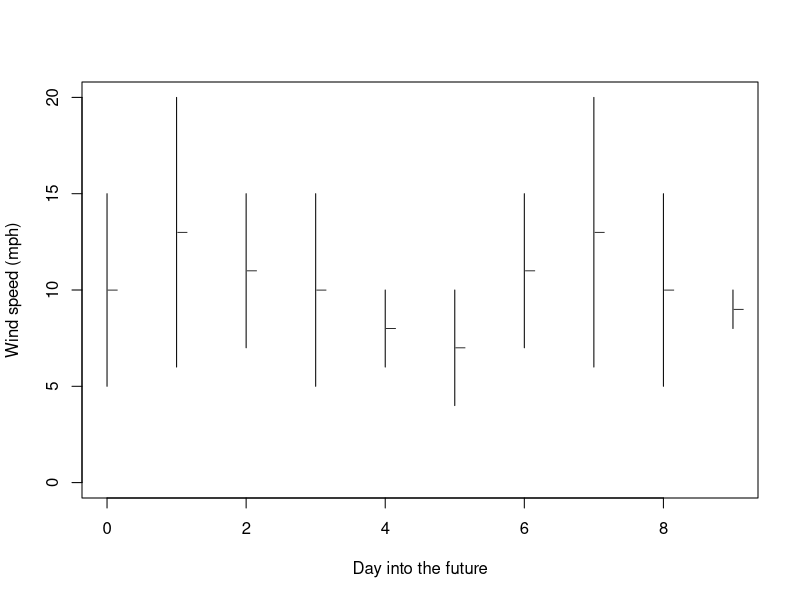
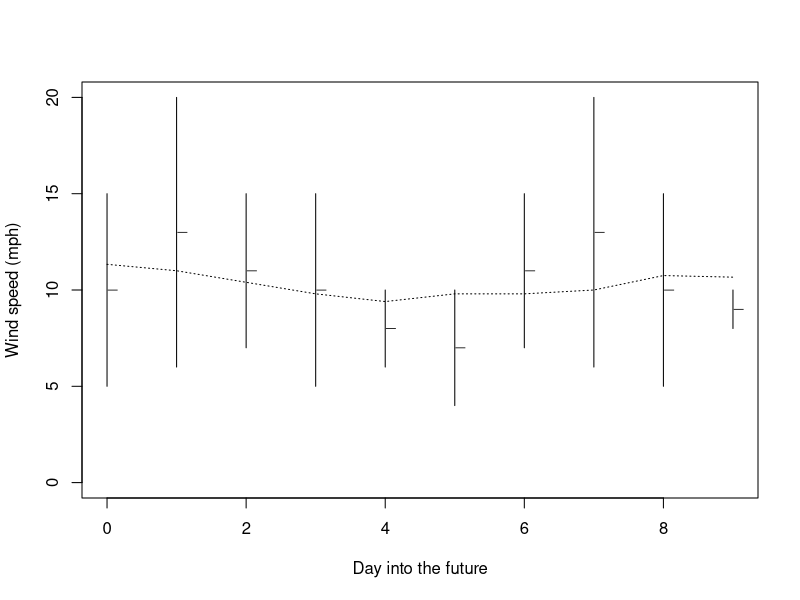
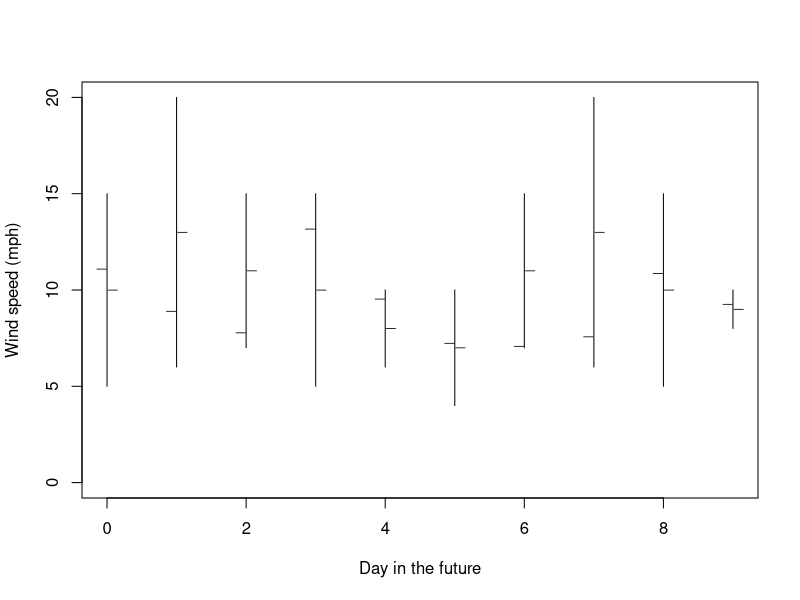

The R source for these figures, in order:
## ---- chunk 1
(winds <- read.csv('winds.csv'))
## ---- chunk 2
plot(0,0, type='n', ylim=c(0, max(winds)), xlim=c(0, nrow(winds)-1), xlab='Day into the future', ylab='Wind speed (mph)')
segments(0:(nrow(winds)-1), winds$minwind, 0:(nrow(winds)-1), winds$maxwind)
points(0:(nrow(winds)-1) + 0.08, winds$avewind, pch='_')
## ---- chunk 3
rMu <- function(
    x,        # Vector of values to average
    wl = 3   # Window length: number of frames to average
){
    trail <- wl %/% 2
    lead <- wl %/% 2  - (wl + 1) %% 2 # When wl is even, extra value is behind center
    sapply(1:length(x), function(y) {
        thiswin <- (y-trail):(y+lead)
        vals <- na.omit(x[thiswin[thiswin > 0]])
        sum(vals)/length(vals)
    })
}

plot(0,0, type='n', ylim=c(0, max(winds)), xlim=c(0, nrow(winds)-1), xlab='Day into the future', ylab='Wind speed (mph)')
segments(0:(nrow(winds)-1), winds$minwind, 0:(nrow(winds)-1), winds$maxwind)
points(0:(nrow(winds)-1) + 0.08, winds$avewind, pch='_')
lines(0:(nrow(winds)-1), rMu(winds$avewind, wl=5), lty=3)
## ---- chunk 4
randval <- unlist(lapply(1:nrow(winds), function(x) runif(1, winds[x,'minwind'], winds[x,'maxwind'])))
plot(0,0, type='n', ylim=c(0, max(winds)), xlim=c(0, nrow(winds)-1), xlab='Day in the future', ylab='Wind speed (mph)')
segments(0:(nrow(winds)-1), winds$minwind, 0:(nrow(winds)-1), winds$maxwind)
points(0:(nrow(winds)-1) - 0.08, randval, pch='_')
points(0:(nrow(winds)-1) + 0.08, winds$avewind, pch='_')
